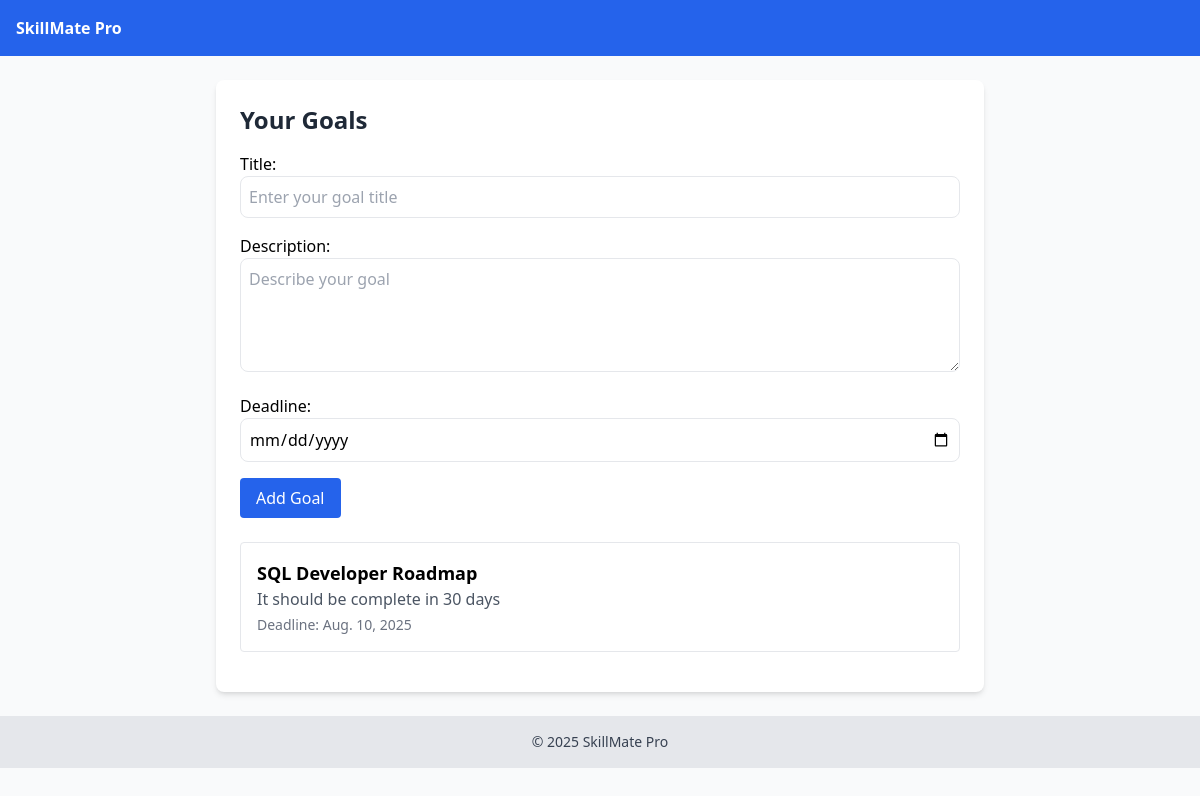
/goals/ (signed in), run on the app's committed database.
### career/models.py (models this page shows, shortened)
class Goal(models.Model):
    user = models.ForeignKey(User, on_delete=models.CASCADE)
    title = models.CharField(max_length=255)
    description = models.TextField(blank=True)
    deadline = models.DateField()
    completed = models.BooleanField(default=False)

### career/views.py (the view)
# urls.py: path('goals/', views.goals_list, name='goals-list'),
@login_required
def goals_list(request):
    goals = Goal.objects.filter(user=request.user)
    if request.method == 'POST':
        form = GoalForm(request.POST)
        if form.is_valid():
            goal = form.save(commit=False)
            goal.user = request.user
            goal.save()
            return redirect('goals-list')
    else:
        form = GoalForm()
    return render(request, 'career/goals.html', {'form': form, 'goals': goals})

### career/forms.py
class GoalForm(forms.ModelForm):
    class Meta:
        model = Goal
        fields = ['title', 'description', 'deadline']
        widgets = {
            'title': forms.TextInput(attrs={
                'class': 'w-full p-2 border rounded-lg',
                'placeholder': 'Enter your goal title'
            }),
            'description': forms.Textarea(attrs={
                'class': 'w-full p-2 border rounded-lg',
                'rows': 4,
                'placeholder': 'Describe your goal'
            }),
            'deadline': forms.DateInput(attrs={
                'type': 'date',
                'class': 'w-full p-2 border rounded-lg'
            }),
        }

### templates/career/goals.html (shortened to what this page needs)
{% extends "base.html" %}
{% load static %}
{% block content %}
<div class="max-w-3xl mx-auto p-6 bg-white shadow-md rounded-lg">
    <h1 class="text-2xl font-bold text-gray-800 mb-4">Your Goals</h1>
    <form method="post" class="space-y-4 mb-6">
        {{ form.as_p }}
        <button type="submit" class="px-4 py-2 bg-blue-600 text-white rounded hover:bg-blue-700">Add Goal</button>
    </form>
    <div>
        {% for goal in goals %}
            <div class="border border-gray-200 rounded p-4 mb-4">
                <h2 class="font-semibold text-lg text-indigo-700">{{ goal.title }}</h2>
                <p class="text-gray-600">{{ goal.description }}</p>
                {% if goal.deadline %}
                    <p class="text-sm text-gray-500 mt-1">Deadline: {{ goal.deadline }}</p>
                {% endif %}
            </div>
        {% empty %}
            <p class="text-gray-500">You haven't set any goals yet.</p>
        {% endfor %}
    </div>
</div>
{% endblock %}

### data on the page
Goal: title "SQL Developer Roadmap", description "It should be complete in 30 days", deadline "Aug. 10, 2025"
